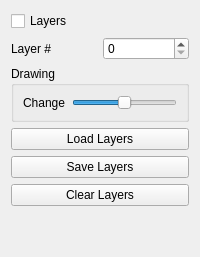
           <widget class="QWidget" name="tab_7">
            <attribute name="title">
             <string>Layers</string>
            </attribute>
            <layout class="QGridLayout" name="gridLayout_25">
             <item row="2" column="0" colspan="2">
              <widget class="QGroupBox" name="groupBox_15">
               <property name="title">
                <string>Drawing</string>
               </property>
               <layout class="QGridLayout" name="gridLayout_26">
                <item row="0" column="0">
                 <widget class="QLabel" name="terrainPaint_changeLabel_4">
                  <property name="text">
                   <string>Change</string>
                  </property>
                 </widget>
                </item>
                <item row="0" column="1">
                 <widget class="QSlider" name="layer_changeSlider">
                  <property name="maximumSize">
                   <size>
                    <width>16777215</width>
                    <height>17</height>
                   </size>
                  </property>
                  <property name="minimum">
                   <number>1</number>
                  </property>
                  <property name="value">
                   <number>50</number>
                  </property>
                  <property name="orientation">
                   <enum>Qt::Horizontal</enum>
                  </property>
                 </widget>
                </item>
               </layout>
              </widget>
             </item>
             <item row="6" column="0" colspan="2">
              <spacer name="verticalSpacer_9">
               <property name="orientation">
                <enum>Qt::Vertical</enum>
               </property>
               <property name="sizeHint" stdset="0">
                <size>
                 <width>20</width>
                 <height>40</height>
                </size>
               </property>
              </spacer>
             </item>
             <item row="0" column="0" colspan="2">
              <widget class="QCheckBox" name="layer_enableCheckBox">
               <property name="text">
                <string>Layers</string>
               </property>
              </widget>
             </item>
             <item row="1" column="0">
              <widget class="QLabel" name="label_10">
               <property name="text">
                <string>Layer #</string>
               </property>
              </widget>
             </item>
             <item row="1" column="1">
              <widget class="QSpinBox" name="layer_numberSpinBox"/>
             </item>
             <item row="3" column="0" colspan="2">
              <widget class="QPushButton" name="layer_loadLayersButton">
               <property name="text">
                <string>Load Layers</string>
               </property>
              </widget>
             </item>
             <item row="4" column="0" colspan="2">
              <widget class="QPushButton" name="layer_saveLayersButton">
               <property name="text">
                <string>Save Layers</string>
               </property>
              </widget>
             </item>
             <item row="5" column="0" colspan="2">
              <widget class="QPushButton" name="layer_clearLayersButton">
               <property name="text">
                <string>Clear Layers</string>
               </property>
              </widget>
             </item>
            </layout>
           </widget>
